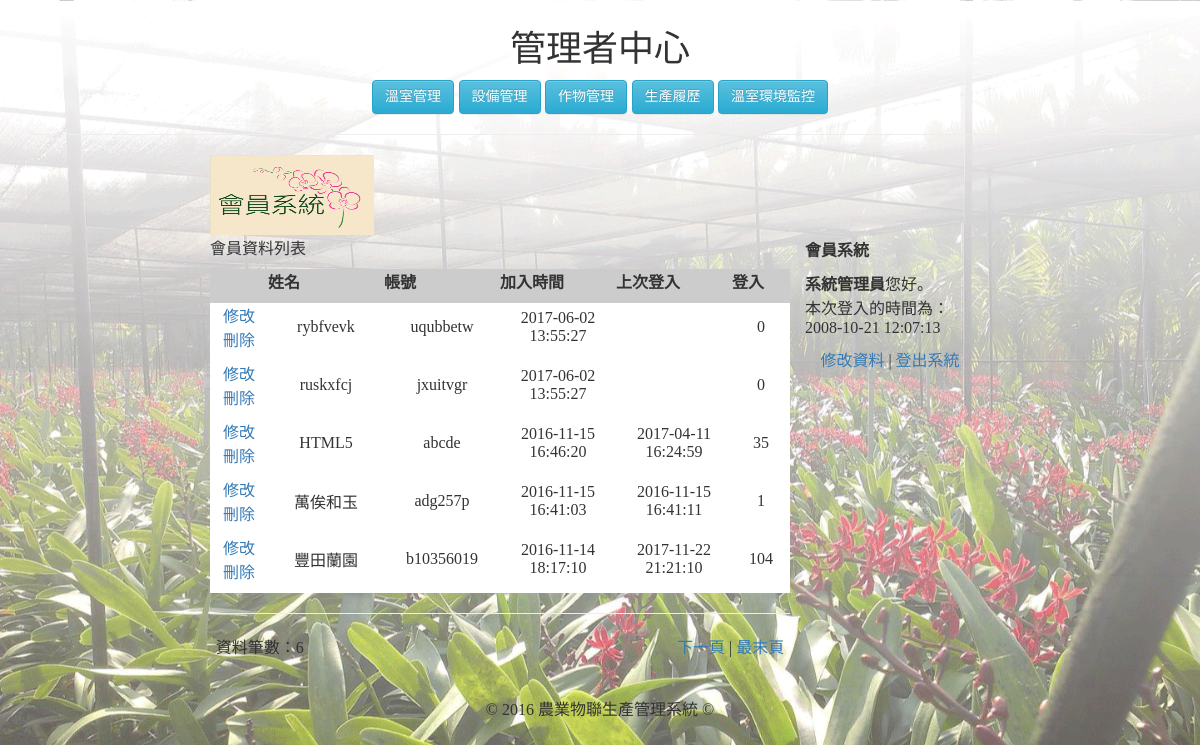
/member_admin.php (signed in), run on an earlier commit of the app's database.
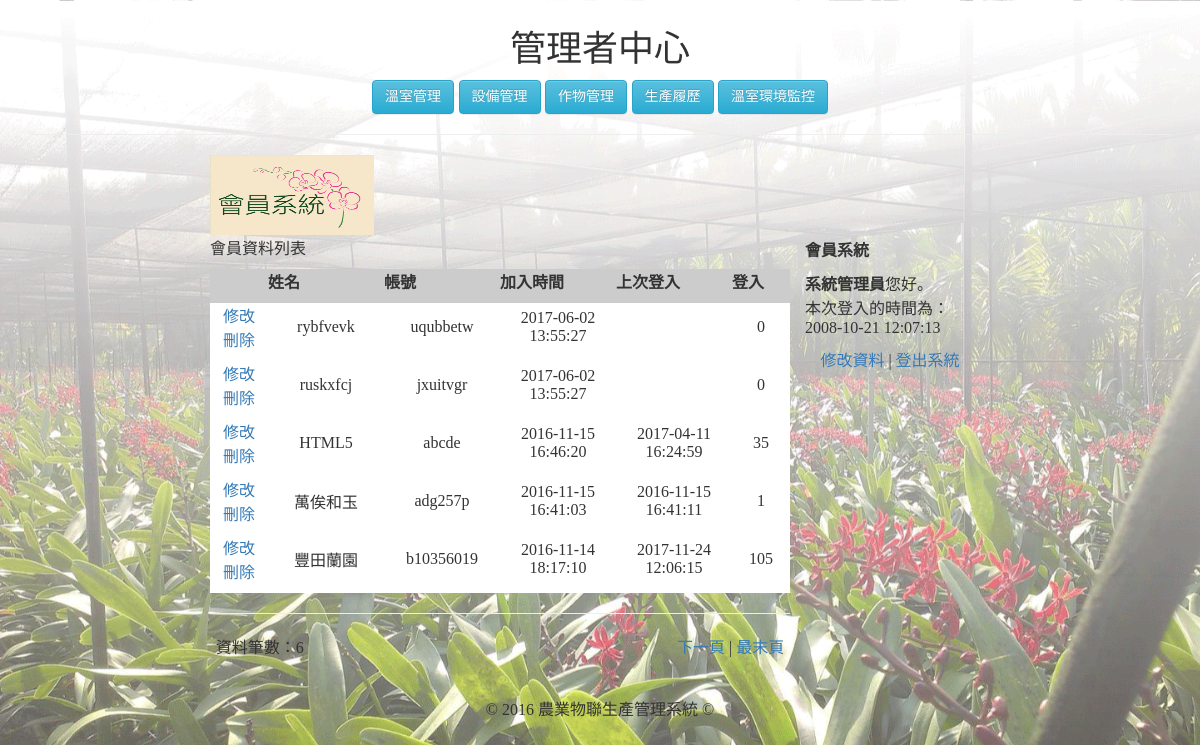
And on a later commit of the database.
### tables this page shows
CREATE TABLE `memberdata` (
  `m_id` int(255) NOT NULL,
  `m_name` varchar(20) NOT NULL,
  `m_username` varchar(20) NOT NULL,
  `m_passwd` varchar(100) NOT NULL,
  `m_sex` enum('男','女') NOT NULL,
  `m_birthday` date DEFAULT NULL,
  `m_level` enum('admin','member') NOT NULL DEFAULT 'member',
  `m_email` varchar(100) DEFAULT NULL,
  `m_url` varchar(100) DEFAULT NULL,
  `m_phone` varchar(100) DEFAULT NULL,
  `m_address` varchar(100) DEFAULT NULL,
  `m_login` int(255) UNSIGNED NOT NULL DEFAULT '0',
  `m_logintime` datetime DEFAULT NULL,
  `m_jointime` datetime NOT NULL
);

### member_admin.php (the view, shortened to what this page needs)
<?php
$query_RecAdmin = "SELECT * FROM `memberdata` WHERE `m_username`='".$_SESSION["loginMember"]."'";
$RecAdmin = mysql_query($query_RecAdmin);
$row_RecAdmin=mysql_fetch_assoc($RecAdmin);
$pageRow_records = 5;
$num_pages = 1;
$startRow_records = ($num_pages -1) * $pageRow_records;
$query_RecMember = "SELECT * FROM `memberdata` WHERE `m_level`<>'admin' ORDER BY `m_jointime` DESC";
$query_limit_RecMember = $query_RecMember." LIMIT ".$startRow_records.", ".$pageRow_records;
$RecMember = mysql_query($query_limit_RecMember);
$all_RecMember = mysql_query($query_RecMember);
$total_records = mysql_num_rows($all_RecMember);
$total_pages = ceil($total_records/$pageRow_records);
?>
<html>
<head>
  <link rel="stylesheet" href="https://maxcdn.bootstrapcdn.com/bootstrap/3.3.1/css/bootstrap.min.css">
  <link rel="stylesheet" href="https://maxcdn.bootstrapcdn.com/bootstrap/3.3.1/css/bootstrap-theme.min.css">
</head>
<body style="text-align:center;font-size:18px;background-image: url(img/46505.png);background-size: cover; font-family: 微軟正黑體;margin:30px">
<h1>管理者中心</h1>
<form name="form1" method="" action="">
<input type="button" class="btn btn-info" size="12" value="溫室管理" onclick="location.href='GMM.php'">
<input type="button" class="btn btn-info" size="12" value="設備管理" onclick="location.href='DMM.php'">
<input type="button" class="btn btn-info" size="12" value="作物管理" onclick="location.href='CM.php'">
<input type="button" class="btn btn-info" size="12" value="生產履歷" onclick="location.href='PH.php?select=1'">
<input type="button" class="btn btn-info" size="12" value="溫室環境監控" onclick="location.href='GEMM.php'">
<hr>
<table width="780" border="0" align="center" cellpadding="4" cellspacing="0">
  <tr>
    <td class="tdbline"><img src="img/member.gif" alt="會員系統" width="164" height="80"></td>
  </tr>
  <tr>
    <td class="tdbline"><table width="100%" border="0" cellspacing="0" cellpadding="10">
      <tr valign="top">
        <td class="tdrline"><p class="title">會員資料列表 </p>
          <table width="100%" border="0" cellpadding="2" cellspacing="1" bgcolor="#F0F0F0">
            <tr>
              <th width="10%" bgcolor="#CCCCCC">&nbsp;</th>
              <th width="20%" bgcolor="#CCCCCC"><p>姓名</p></th>
              <th width="20%" bgcolor="#CCCCCC"><p>帳號</p></th>
              <th width="20%" bgcolor="#CCCCCC"><p>加入時間</p></th>
              <th width="20%" bgcolor="#CCCCCC"><p>上次登入</p></th>
              <th width="10%" bgcolor="#CCCCCC"><p>登入</p></th>
            </tr>
      <?php while($row_RecMember=mysql_fetch_assoc($RecMember)){ ?>
            <tr>
              <td width="10%" align="center" bgcolor="#FFFFFF"><p><a href="member_adminupdate.php?id=<?php echo $row_RecMember["m_id"];?>">修改</a><br>
                <a href="?action=delete&id=<?php echo $row_RecMember["m_id"];?>" onClick="return deletesure();">刪除</a></p></td>
              <td width="20%" align="center" bgcolor="#FFFFFF"><p><?php echo $row_RecMember["m_name"];?></p></td>
              <td width="20%" align="center" bgcolor="#FFFFFF"><p><?php echo $row_RecMember["m_username"];?></p></td>
              <td width="20%" align="center" bgcolor="#FFFFFF"><p><?php echo $row_RecMember["m_jointime"];?></p></td>
              <td width="20%" align="center" bgcolor="#FFFFFF"><p><?php echo $row_RecMember["m_logintime"];?></p></td>
              <td width="10%" align="center" bgcolor="#FFFFFF"><p><?php echo $row_RecMember["m_login"];?></p></td>
            </tr>
      <?php }?>
          </table>
          <hr size="1" />
          <table width="98%" border="0" align="center" cellpadding="4" cellspacing="0">
            <tr>
              <td valign="middle"><p>資料筆數：<?php echo $total_records;?></p></td>
              <td align="right"><p>
                  <?php if ($num_pages < $total_pages) {  ?>
                  <a href="?page=<?php echo $num_pages+1;?>">下一頁</a> | <a href="?page=<?php echo $total_pages;?>">最末頁</a>
                  <?php }?>
              </p></td>
            </tr>
          </table>          <p>&nbsp;</p>
          </td>
        <td width="200">
        <div class="col-xs-12"></div><div class="col-xs-12"></div>
<div class="col-xs-12">
          <p class="heading"><strong>會員系統</strong></p>
            <p><strong><?php echo $row_RecAdmin["m_name"];?></strong>您好。<br>
            本次登入的時間為：<br>
            <?php echo $row_RecAdmin["m_logintime"];?></p>
            <p align="center"><a href="member_adminupdate.php?id=<?php echo $row_RecAdmin["m_id"];?>">修改資料</a> | <a href="?logout=true">登出系統</a></p>
</div>
        <div class="col-xs-12"></div><div class="col-xs-12"></div></td>
      </tr>
    </table></td>
  </tr>
  <tr>
    <td align="center" background="" class="trademark">© 2016 農業物聯生產管理系統 ©</td>
  </tr>
</table>
</body>
</html>

What changed in the data, as far as the page shows it:
changed memberdata "豐田蘭園": m_logintime "2017-11-22 21:21:10" → "2017-11-24 12:06:15"; m_login "104" → "105"
